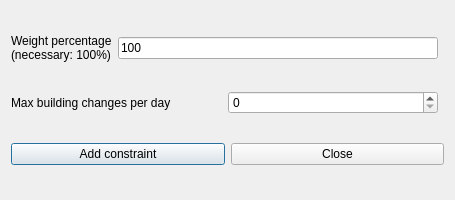
<?xml version="1.0" encoding="UTF-8"?>
<ui version="4.0">
 <class>AddConstraintStudentsMaxBuildingChangesPerDayForm_template</class>
 <widget class="QDialog" name="AddConstraintStudentsMaxBuildingChangesPerDayForm_template">
  <property name="geometry">
   <rect>
    <x>0</x>
    <y>0</y>
    <width>455</width>
    <height>200</height>
   </rect>
  </property>
  <property name="windowTitle">
   <string extracomment="This is the title of the dialog to add a new constraint of this type">Add students max building changes per day</string>
  </property>
  <layout class="QGridLayout">
   <item row="2" column="0" colspan="2">
    <layout class="QHBoxLayout">
     <item>
      <widget class="QPushButton" name="addConstraintPushButton">
       <property name="text">
        <string>Add constraint</string>
       </property>
      </widget>
     </item>
     <item>
      <widget class="QPushButton" name="closePushButton">
       <property name="text">
        <string>Close</string>
       </property>
      </widget>
     </item>
    </layout>
   </item>
   <item row="0" column="0">
    <layout class="QHBoxLayout">
     <item>
      <widget class="QLabel" name="weightTextLabel">
       <property name="frameShape">
        <enum>QFrame::NoFrame</enum>
       </property>
       <property name="frameShadow">
        <enum>QFrame::Plain</enum>
       </property>
       <property name="text">
        <string>Weight percentage
(necessary: 100%)</string>
       </property>
       <property name="wordWrap">
        <bool>false</bool>
       </property>
      </widget>
     </item>
     <item>
      <widget class="QLineEdit" name="weightLineEdit">
       <property name="text">
        <string>100</string>
       </property>
      </widget>
     </item>
    </layout>
   </item>
   <item row="1" column="0">
    <layout class="QHBoxLayout">
     <item>
      <widget class="QLabel" name="textLabel1">
       <property name="text">
        <string>Max building changes per day</string>
       </property>
       <property name="wordWrap">
        <bool>false</bool>
       </property>
      </widget>
     </item>
     <item>
      <widget class="QSpinBox" name="maxChangesSpinBox"/>
     </item>
    </layout>
   </item>
  </layout>
 </widget>
 <layoutdefault spacing="6" margin="11"/>
 <tabstops>
  <tabstop>weightLineEdit</tabstop>
  <tabstop>maxChangesSpinBox</tabstop>
  <tabstop>addConstraintPushButton</tabstop>
  <tabstop>closePushButton</tabstop>
 </tabstops>
 <resources/>
 <connections/>
</ui>
